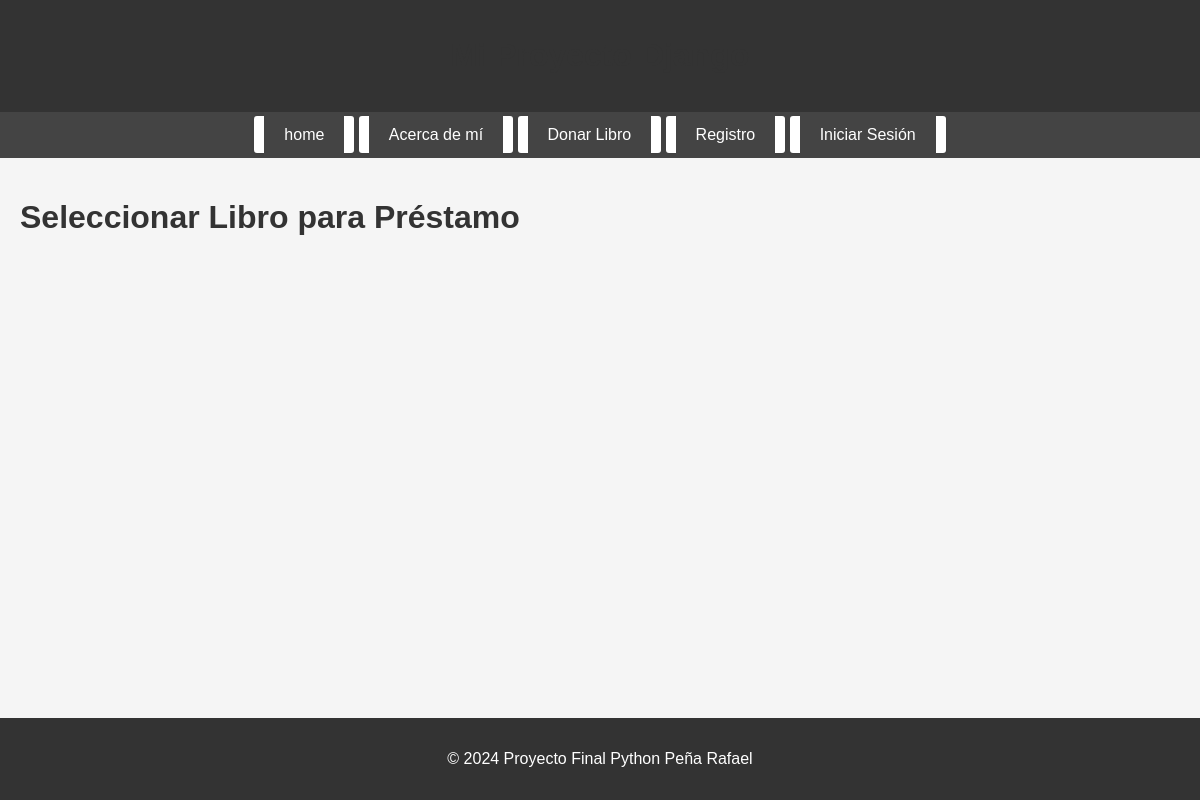
/biblioteca/seleccionar_libro_prestamo/, run on an earlier commit of the app's database.
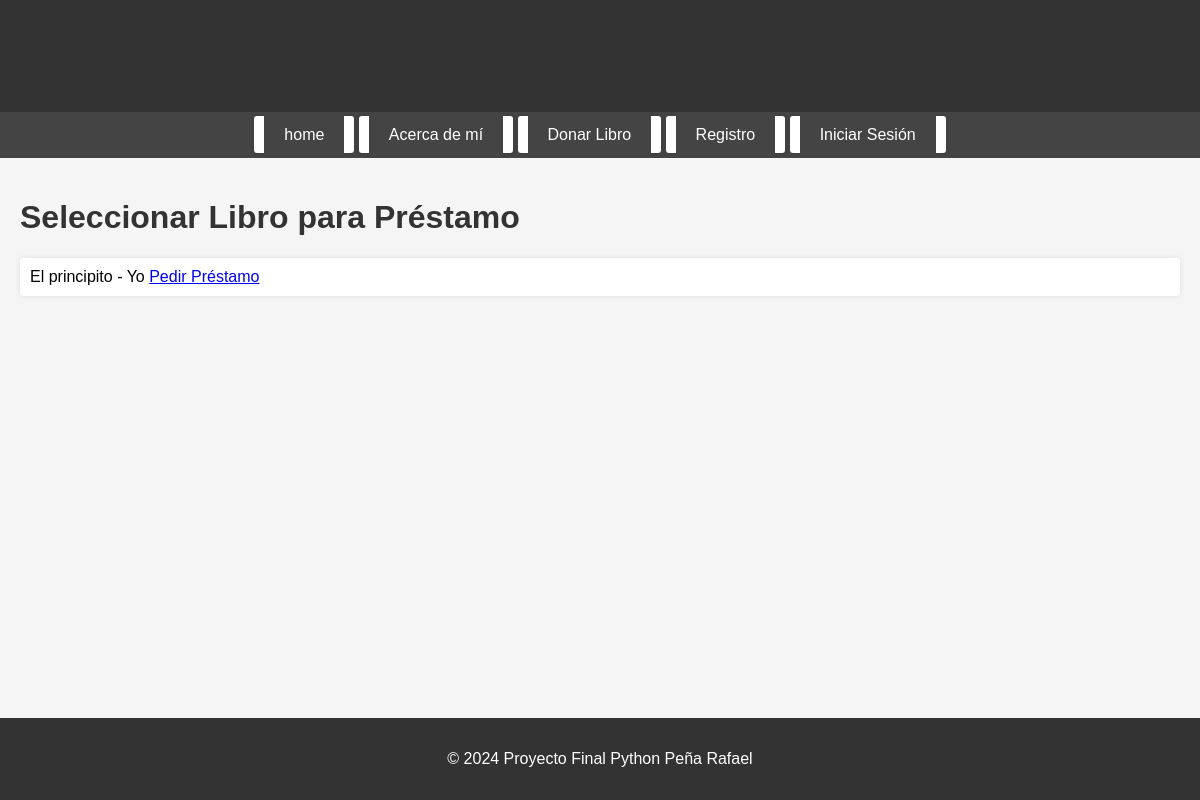
And on a later commit of the database.
### biblioteca/models.py (models this page shows, shortened)
class Libro(models.Model):
    titulo = models.CharField(max_length=200)
    autor = models.CharField(max_length=200)
    fecha_donacion = models.DateField()
    CONDICION_CHOICES = [
        ('mala', 'Mala'),
        ('buena', 'Buena'),
        ('excelente', 'Excelente'),
    ]
    condicion = models.CharField(max_length=10, choices=CONDICION_CHOICES)
    nombre_donante = models.CharField(max_length=200)

### biblioteca/views.py (the view)
# urls.py: path('seleccionar_libro_prestamo/', views.seleccionar_libro_prestamo, name='seleccionar_libro_prestamo'),
def seleccionar_libro_prestamo(request):
    libros = Libro.objects.all()
    return render(request, 'vistas/seleccionar_libro_prestamo.html', {'libros': libros})

### biblioteca/plantillas/vistas/seleccionar_libro_prestamo.html (shortened to what this page needs)
{% extends 'vistas/base.html' %}
{% block content %}
<h1>Seleccionar Libro para Préstamo</h1>
<ul>
    {% for libro in libros %}
        <li>
            {{ libro.titulo }} - {{ libro.autor }}
            <a href="{% url 'pedir_prestamo' libro.id %}">Pedir Préstamo</a>
        </li>
    {% endfor %}
</ul>
{% endblock %}

What changed in the data, as far as the page shows it:
added Libro: titulo "El principito", autor "Yo"
